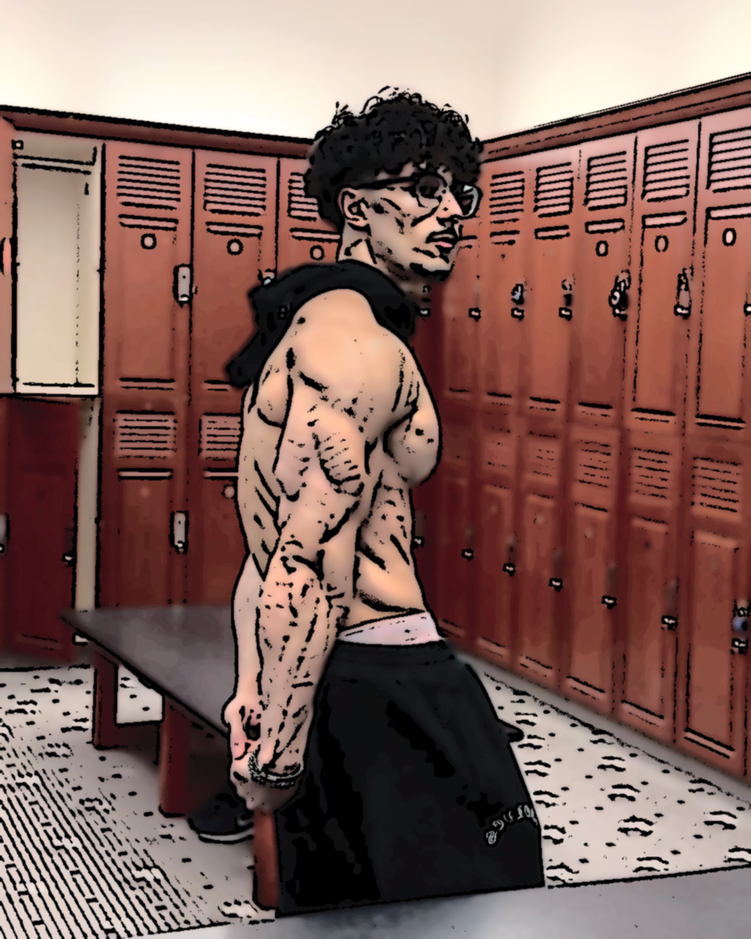
#> input picture styled/01ca0cc1-c706-444d-af11-23fbe828a866_styled.png, 751 x 939 px, shrunk from 1024 x 1280 before the run
$ python -i app.py   (imports and definitions only)
#> lines starting #> are read from the running program, lines starting #| are printed output that depends on the picture; after the words box and inside, x2 and y2 are one past the last pixel; in counts of white or black regions, pixels touching at a corner belong together
import streamlit as st
from PIL import Image
import os
import uuid
import cv2
import numpy as np
UPLOAD_DIR = "uploads"
STYLED_DIR = "styled"

# [16 lines not run here, left out]

def fake_stylize(input_path, output_path):
#> called with output_path = 'out.png'
    try:
        img = cv2.imread(input_path)
#> img is the input picture: shape (939, 751, 3); mean B, G, R 92.5, 99.8, 130.6

        # 1. Apply bilateral filter for cartoon effect
        for _ in range(2):
            img = cv2.bilateralFilter(img, d=9, sigmaColor=75, sigmaSpace=75)

        # 2. Convert to grayscale and find edges
        gray = cv2.cvtColor(img, cv2.COLOR_BGR2GRAY)
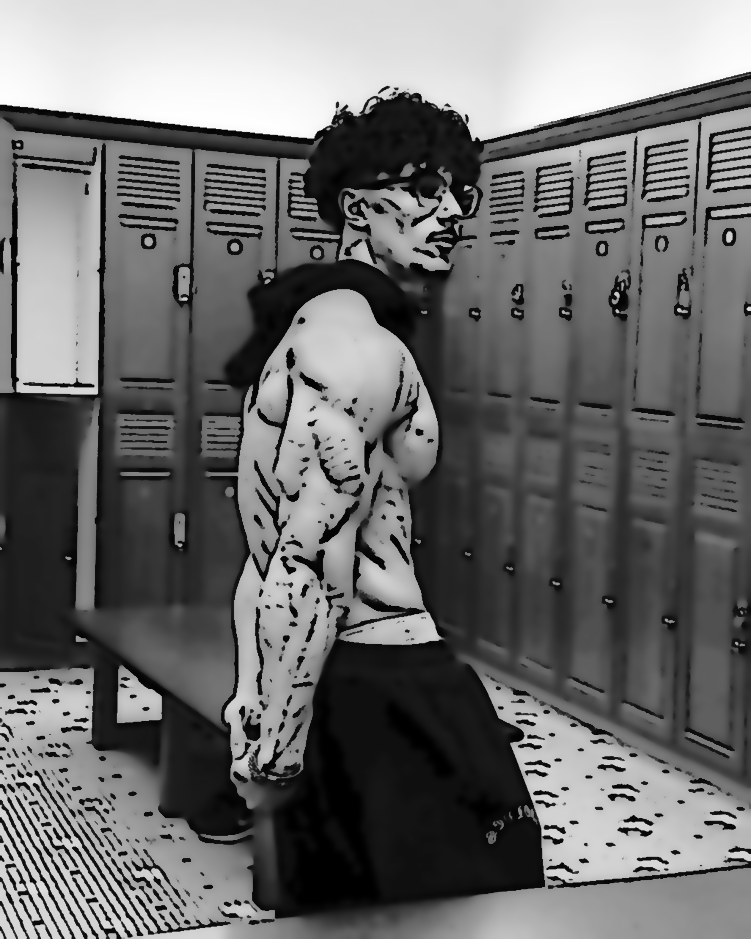
#> gray: shape (939, 751); min 0, max 254, mean 108.7
        edges = cv2.adaptiveThreshold(
            gray, 255, cv2.ADAPTIVE_THRESH_MEAN_C,
            cv2.THRESH_BINARY, blockSize=9, C=2
        )
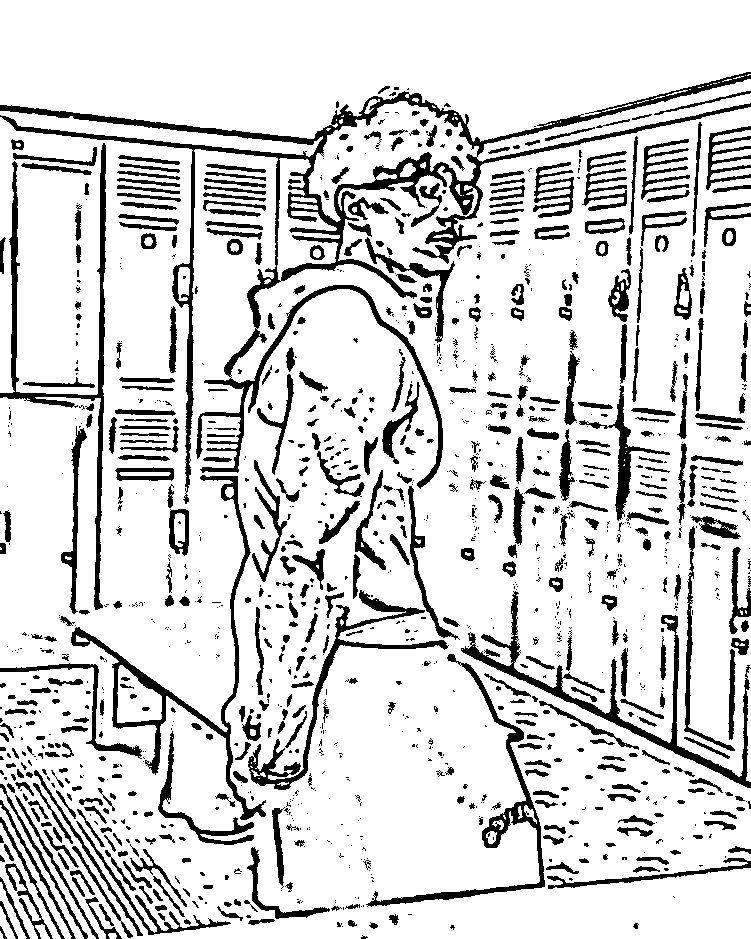
#> edges: shape (939, 751); 83.7% white; 1277 black regions (734 under 20 px), largest, box (x1, y1, x2, y2) and area: (0, 72, 751, 504) 20292, (461, 591, 751, 788) 4643, (0, 143, 106, 610) 4212

        # 3. Combine edges with color
        color = cv2.bilateralFilter(img, 9, 300, 300)
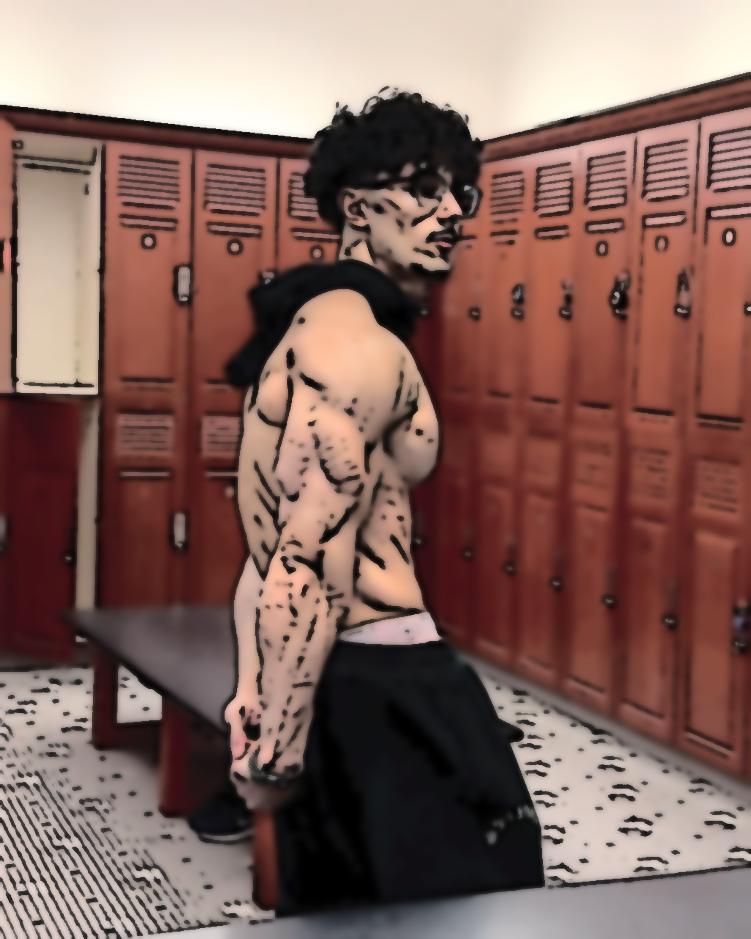
#> color: shape (939, 751, 3); mean B, G, R 93.3, 100.6, 131.7
        cartoon = cv2.bitwise_and(color, color, mask=edges)
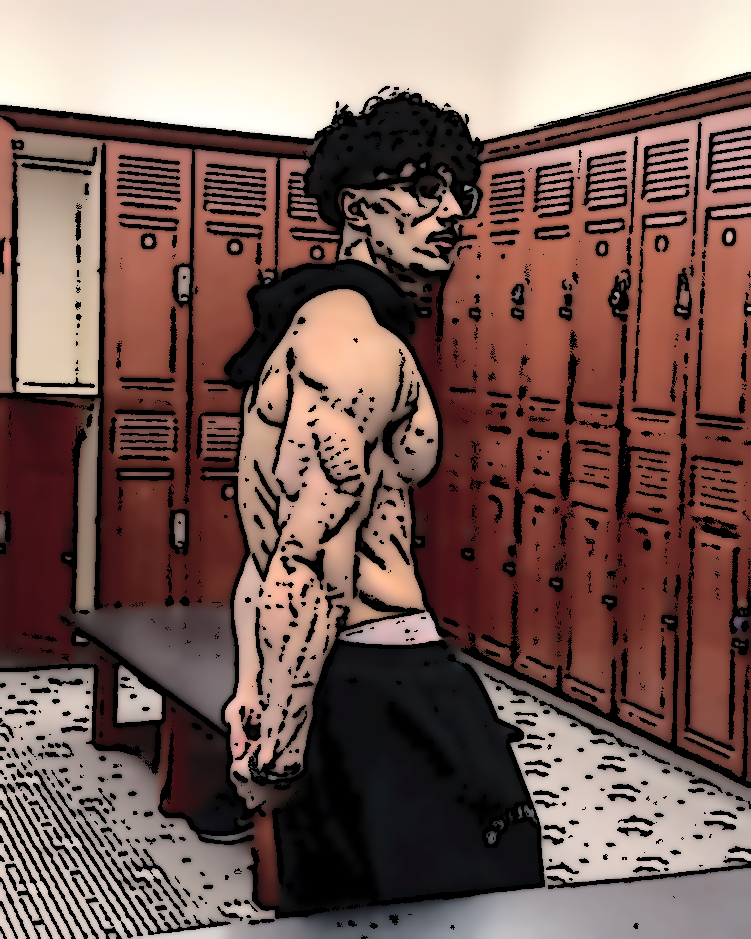
#> cartoon: shape (939, 751, 3); mean B, G, R 86, 92.8, 120.2

        # 4. Add pastel tone using LAB color manipulation
        pastel = cv2.cvtColor(cartoon, cv2.COLOR_BGR2LAB)
#> pastel: shape (939, 751, 3); mean of channels 0, 1, 2 103.9, 138.4, 136.6
        l, a, b = cv2.split(pastel)
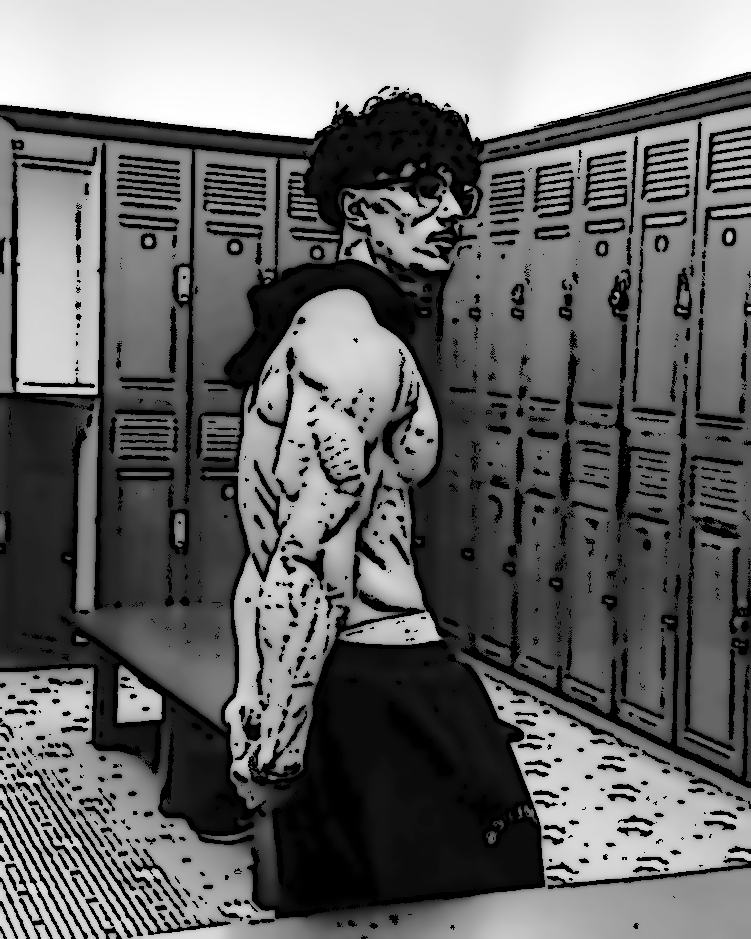
#> l: shape (939, 751); min 0, max 254, mean 103.9
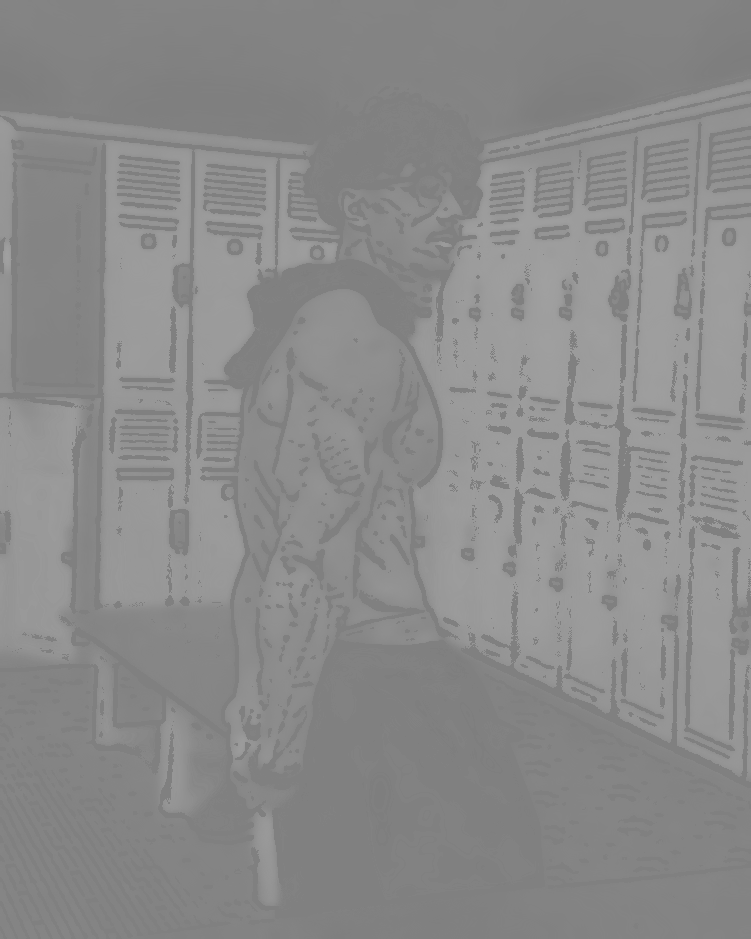
#> a: shape (939, 751); min 125, max 160, mean 138.4
        l = cv2.equalizeHist(l)
        pastel = cv2.merge((l, a, b))
#> pastel: shape (939, 751, 3); mean of channels 0, 1, 2 106.4, 138.4, 136.6
        pastel = cv2.cvtColor(pastel, cv2.COLOR_LAB2BGR)

        # 5. Slight blur for dreamy look
        pastel = cv2.GaussianBlur(pastel, (3, 3), 0)

        # Save final output
        cv2.imwrite(output_path, pastel)
    except Exception as e:
        st.error(f"Stylization failed: {e}")


# [10 lines not run here, left out]

>>> result = fake_stylize('styled/01ca0cc1-c706-444d-af11-23fbe828a866_styled.png', 'out.png')

$ run again, on styled/0ed7dec2-8325-4012-a85e-484d612b953f_styled.png
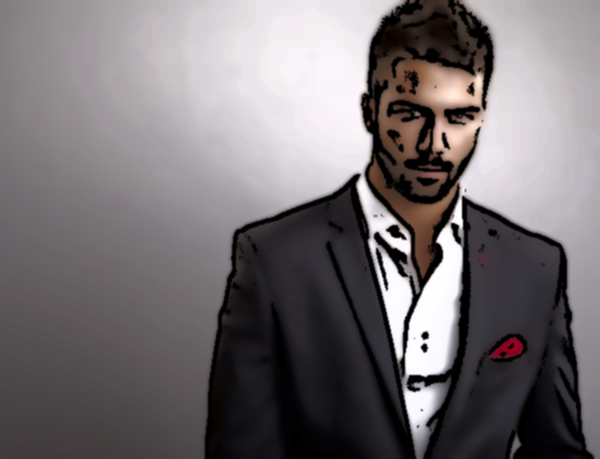
#> input picture styled/0ed7dec2-8325-4012-a85e-484d612b953f_styled.png, 600 x 459 px
#> in fake_stylize, img is the input picture: shape (459, 600, 3); mean B, G, R 114.7, 112, 117.7
#> in fake_stylize, `edges = cv2.adaptiveThreshold( gray, 255, cv2.ADAPTIVE_THRESH_MEAN_C, ..`:
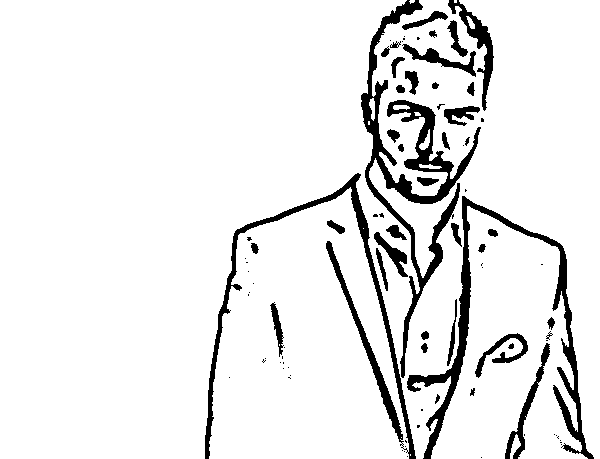
#> edges: shape (459, 600); 91.5% white; 88 black regions (48 under 20 px), largest, box (x1, y1, x2, y2) and area: (361, 0, 481, 378) 6526, (407, 196, 594, 459) 4996, (205, 173, 416, 459) 4755
#> in fake_stylize, `l, a, b = cv2.split(pastel)`:
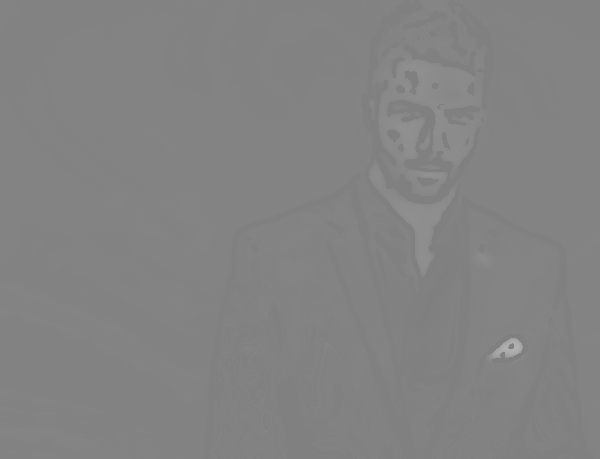
#> a: shape (459, 600); min 127, max 177, mean 130.6

$ run again, on styled/103951d5-38a3-4ef1-83af-64cb62396a3e_styled.png
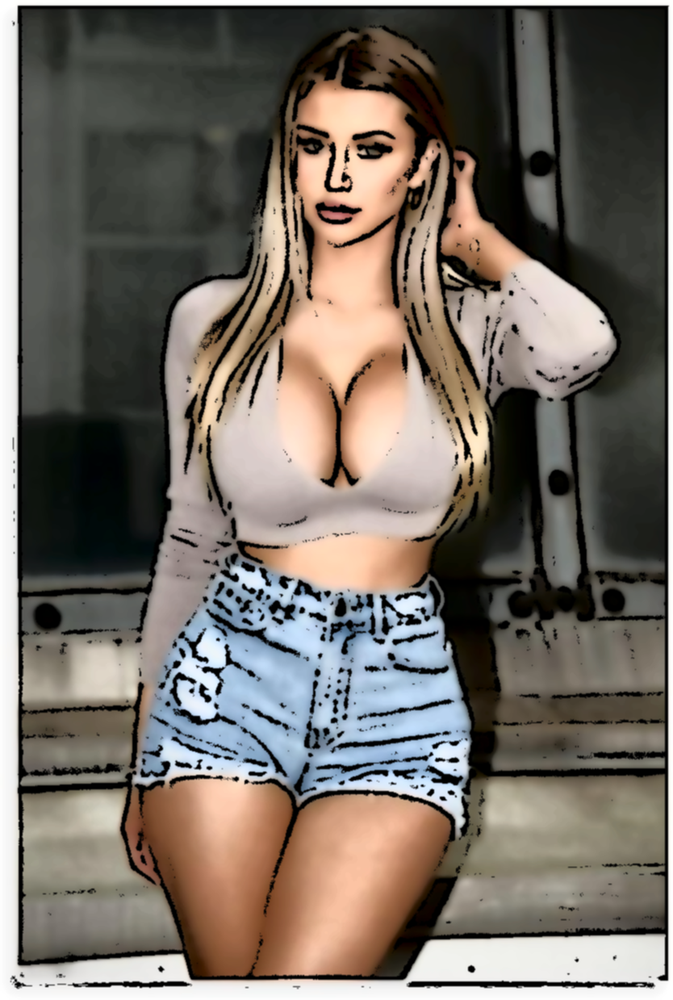
#> input picture styled/103951d5-38a3-4ef1-83af-64cb62396a3e_styled.png, 673 x 1000 px, shrunk from 834 x 1239 before the run
#> in fake_stylize, img is the input picture: shape (1000, 673, 3); mean B, G, R 100.8, 109.1, 117.2
#> in fake_stylize, `edges = cv2.adaptiveThreshold( gray, 255, cv2.ADAPTIVE_THRESH_MEAN_C, ..`:
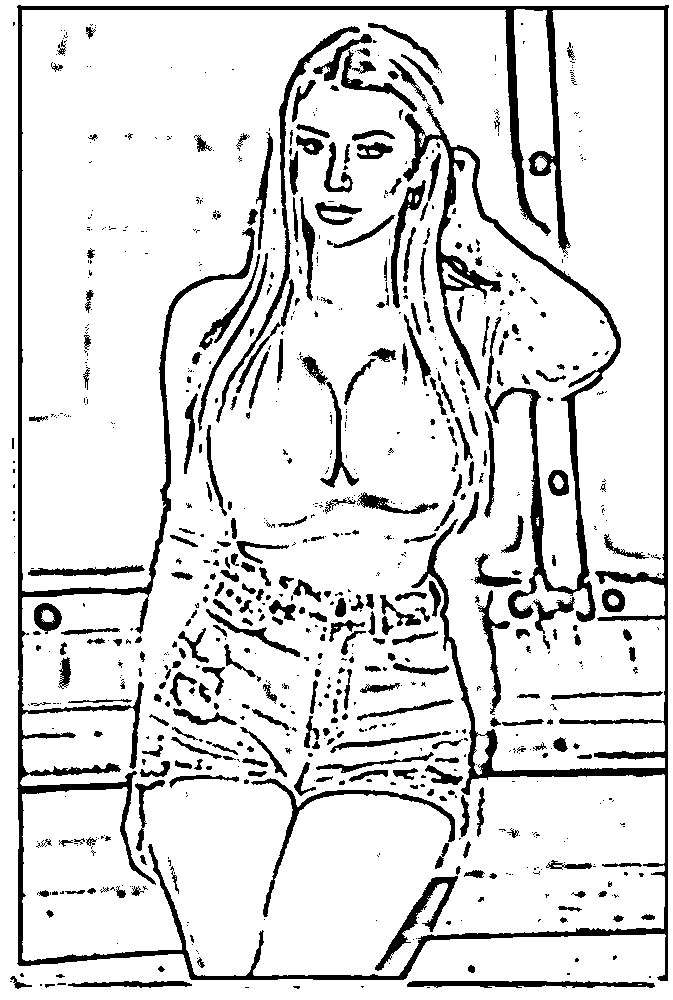
#> edges: shape (1000, 673); 86.5% white; 867 black regions (522 under 20 px), largest, box (x1, y1, x2, y2) and area: (17, 5, 669, 981) 29579, (403, 103, 621, 622) 9520, (216, 26, 360, 423) 2220
#> in fake_stylize, `l, a, b = cv2.split(pastel)`:
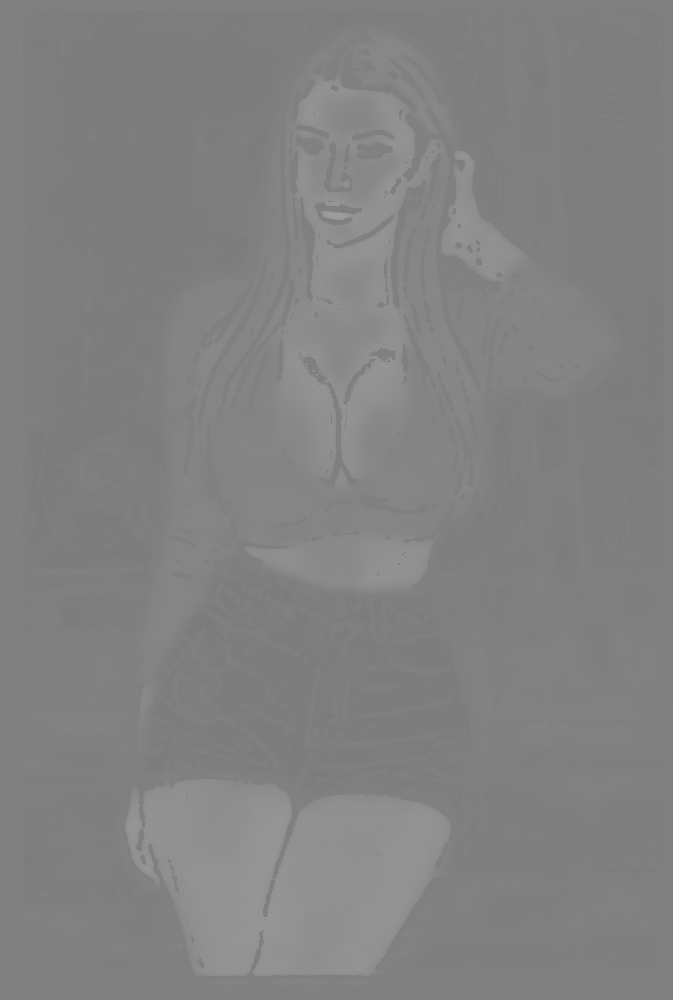
#> a: shape (1000, 673); min 123, max 157, mean 129.8
